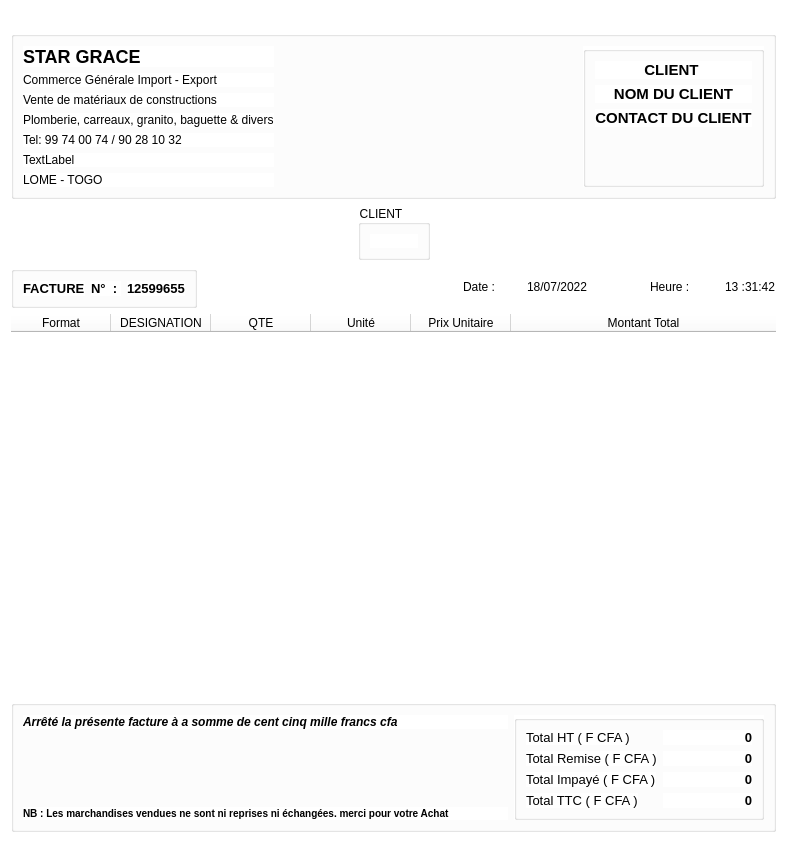
<?xml version="1.0" encoding="UTF-8"?>
<ui version="4.0">
 <class>Facture</class>
 <widget class="QDialog" name="Facture">
  <property name="geometry">
   <rect>
    <x>0</x>
    <y>0</y>
    <width>787</width>
    <height>815</height>
   </rect>
  </property>
  <property name="minimumSize">
   <size>
    <width>0</width>
    <height>0</height>
   </size>
  </property>
  <property name="windowTitle">
   <string>Dialog</string>
  </property>
  <property name="styleSheet">
   <string notr="true">background-color:white;</string>
  </property>
  <layout class="QVBoxLayout" name="verticalLayout_6">
   <item>
    <widget class="QLabel" name="banner">
     <property name="text">
      <string/>
     </property>
    </widget>
   </item>
   <item>
    <widget class="QGroupBox" name="text_header">
     <layout class="QHBoxLayout" name="horizontalLayout">
      <item>
       <layout class="QVBoxLayout" name="verticalLayout">
        <item>
         <widget class="QLabel" name="label_header1">
          <property name="minimumSize">
           <size>
            <width>0</width>
            <height>0</height>
           </size>
          </property>
          <property name="maximumSize">
           <size>
            <width>16777215</width>
            <height>16777215</height>
           </size>
          </property>
          <property name="styleSheet">
           <string notr="true">font-size:18px;
font-weight:bold;</string>
          </property>
          <property name="text">
           <string>STAR GRACE</string>
          </property>
         </widget>
        </item>
        <item>
         <widget class="QLabel" name="label_header_2">
          <property name="text">
           <string>Commerce Générale Import - Export</string>
          </property>
         </widget>
        </item>
        <item>
         <widget class="QLabel" name="label_header_3">
          <property name="text">
           <string>Vente de matériaux de constructions</string>
          </property>
         </widget>
        </item>
        <item>
         <widget class="QLabel" name="label_header_4">
          <property name="text">
           <string>Plomberie, carreaux, granito, baguette &amp; divers</string>
          </property>
         </widget>
        </item>
        <item>
         <widget class="QLabel" name="label_header_5">
          <property name="text">
           <string>Tel: 99 74 00 74 / 90 28 10 32</string>
          </property>
         </widget>
        </item>
        <item>
         <widget class="QLabel" name="label_pv">
          <property name="text">
           <string>TextLabel</string>
          </property>
         </widget>
        </item>
        <item>
         <widget class="QLabel" name="label_header_6">
          <property name="text">
           <string>LOME - TOGO</string>
          </property>
         </widget>
        </item>
       </layout>
      </item>
      <item>
       <spacer name="horizontalSpacer_3">
        <property name="orientation">
         <enum>Qt::Horizontal</enum>
        </property>
        <property name="sizeHint" stdset="0">
         <size>
          <width>40</width>
          <height>20</height>
         </size>
        </property>
       </spacer>
      </item>
      <item>
       <widget class="QGroupBox" name="groupBox">
        <property name="title">
         <string/>
        </property>
        <property name="flat">
         <bool>false</bool>
        </property>
        <layout class="QVBoxLayout" name="verticalLayout_2">
         <item>
          <widget class="QLabel" name="label_header_7">
           <property name="styleSheet">
            <string notr="true">font-size:15px;
font-weight:bold;</string>
           </property>
           <property name="text">
            <string>CLIENT </string>
           </property>
           <property name="alignment">
            <set>Qt::AlignCenter</set>
           </property>
          </widget>
         </item>
         <item>
          <widget class="QLabel" name="label_nom_client">
           <property name="styleSheet">
            <string notr="true">font-size:15px;
font-weight:bold;</string>
           </property>
           <property name="text">
            <string>NOM DU CLIENT</string>
           </property>
           <property name="alignment">
            <set>Qt::AlignCenter</set>
           </property>
          </widget>
         </item>
         <item>
          <widget class="QLabel" name="label_contact_client">
           <property name="styleSheet">
            <string notr="true">font-size:15px;
font-weight:bold;</string>
           </property>
           <property name="text">
            <string>CONTACT DU CLIENT</string>
           </property>
           <property name="alignment">
            <set>Qt::AlignCenter</set>
           </property>
          </widget>
         </item>
         <item>
          <spacer name="verticalSpacer_3">
           <property name="orientation">
            <enum>Qt::Vertical</enum>
           </property>
           <property name="sizeHint" stdset="0">
            <size>
             <width>20</width>
             <height>40</height>
            </size>
           </property>
          </spacer>
         </item>
        </layout>
       </widget>
      </item>
     </layout>
    </widget>
   </item>
   <item>
    <layout class="QHBoxLayout" name="horizontalLayout_5">
     <item>
      <spacer name="horizontalSpacer">
       <property name="orientation">
        <enum>Qt::Horizontal</enum>
       </property>
       <property name="sizeHint" stdset="0">
        <size>
         <width>40</width>
         <height>20</height>
        </size>
       </property>
      </spacer>
     </item>
     <item>
      <widget class="QGroupBox" name="groupe_client2">
       <property name="title">
        <string>CLIENT</string>
       </property>
       <layout class="QVBoxLayout" name="verticalLayout_3">
        <item>
         <widget class="QLabel" name="client_2">
          <property name="text">
           <string/>
          </property>
         </widget>
        </item>
       </layout>
      </widget>
     </item>
     <item>
      <spacer name="horizontalSpacer_4">
       <property name="orientation">
        <enum>Qt::Horizontal</enum>
       </property>
       <property name="sizeHint" stdset="0">
        <size>
         <width>40</width>
         <height>20</height>
        </size>
       </property>
      </spacer>
     </item>
    </layout>
   </item>
   <item>
    <layout class="QHBoxLayout" name="horizontalLayout_3">
     <item>
      <widget class="QGroupBox" name="groupBox_3">
       <property name="title">
        <string/>
       </property>
       <layout class="QHBoxLayout" name="horizontalLayout_2">
        <item>
         <widget class="QLabel" name="label_10">
          <property name="styleSheet">
           <string notr="true">font-size:13px;
font-weight:bold;</string>
          </property>
          <property name="text">
           <string>FACTURE</string>
          </property>
         </widget>
        </item>
        <item>
         <widget class="QLabel" name="label_11">
          <property name="styleSheet">
           <string notr="true">font-size:13px;
font-weight:bold;</string>
          </property>
          <property name="text">
           <string>N°  : </string>
          </property>
         </widget>
        </item>
        <item>
         <widget class="QLabel" name="label_token">
          <property name="styleSheet">
           <string notr="true">font-size:13px;
font-weight:bold;</string>
          </property>
          <property name="text">
           <string>12599655</string>
          </property>
         </widget>
        </item>
       </layout>
      </widget>
     </item>
     <item>
      <spacer name="horizontalSpacer_2">
       <property name="orientation">
        <enum>Qt::Horizontal</enum>
       </property>
       <property name="sizeHint" stdset="0">
        <size>
         <width>40</width>
         <height>20</height>
        </size>
       </property>
      </spacer>
     </item>
     <item>
      <widget class="QLabel" name="label_13">
       <property name="text">
        <string>Date :</string>
       </property>
      </widget>
     </item>
     <item>
      <widget class="QLabel" name="label_19">
       <property name="minimumSize">
        <size>
         <width>20</width>
         <height>0</height>
        </size>
       </property>
       <property name="text">
        <string/>
       </property>
      </widget>
     </item>
     <item>
      <widget class="QLabel" name="date">
       <property name="text">
        <string>18/07/2022</string>
       </property>
      </widget>
     </item>
     <item>
      <widget class="QLabel" name="label_20">
       <property name="minimumSize">
        <size>
         <width>50</width>
         <height>0</height>
        </size>
       </property>
       <property name="text">
        <string/>
       </property>
      </widget>
     </item>
     <item>
      <widget class="QLabel" name="label_15">
       <property name="text">
        <string>Heure : </string>
       </property>
      </widget>
     </item>
     <item>
      <widget class="QLabel" name="label_21">
       <property name="minimumSize">
        <size>
         <width>20</width>
         <height>0</height>
        </size>
       </property>
       <property name="text">
        <string/>
       </property>
      </widget>
     </item>
     <item>
      <widget class="QLabel" name="heure">
       <property name="text">
        <string>13 :31:42</string>
       </property>
      </widget>
     </item>
    </layout>
   </item>
   <item>
    <widget class="QTableWidget" name="tableWidget">
     <property name="minimumSize">
      <size>
       <width>0</width>
       <height>380</height>
      </size>
     </property>
     <property name="maximumSize">
      <size>
       <width>16777215</width>
       <height>16777215</height>
      </size>
     </property>
     <property name="frameShape">
      <enum>QFrame::NoFrame</enum>
     </property>
     <property name="lineWidth">
      <number>0</number>
     </property>
     <property name="alternatingRowColors">
      <bool>true</bool>
     </property>
     <property name="gridStyle">
      <enum>Qt::DashDotDotLine</enum>
     </property>
     <attribute name="horizontalHeaderStretchLastSection">
      <bool>true</bool>
     </attribute>
     <attribute name="verticalHeaderVisible">
      <bool>false</bool>
     </attribute>
     <column>
      <property name="text">
       <string>Format</string>
      </property>
     </column>
     <column>
      <property name="text">
       <string>DESIGNATION</string>
      </property>
     </column>
     <column>
      <property name="text">
       <string>QTE</string>
      </property>
     </column>
     <column>
      <property name="text">
       <string>Unité</string>
      </property>
     </column>
     <column>
      <property name="text">
       <string>Prix Unitaire</string>
      </property>
     </column>
     <column>
      <property name="text">
       <string>Montant Total</string>
      </property>
     </column>
    </widget>
   </item>
   <item>
    <spacer name="verticalSpacer_4">
     <property name="orientation">
      <enum>Qt::Vertical</enum>
     </property>
     <property name="sizeHint" stdset="0">
      <size>
       <width>20</width>
       <height>18</height>
      </size>
     </property>
    </spacer>
   </item>
   <item>
    <widget class="QGroupBox" name="groupBox_4">
     <property name="title">
      <string/>
     </property>
     <layout class="QVBoxLayout" name="verticalLayout_5">
      <item>
       <layout class="QHBoxLayout" name="horizontalLayout_4">
        <item>
         <layout class="QVBoxLayout" name="verticalLayout_4">
          <item>
           <widget class="QLabel" name="label_18">
            <property name="styleSheet">
             <string notr="true">font-size:12px;
font-weight:bold;
font-style:italic;</string>
            </property>
            <property name="text">
             <string>Arrêté la présente facture à a somme de cent cinq mille francs cfa</string>
            </property>
            <property name="wordWrap">
             <bool>true</bool>
            </property>
           </widget>
          </item>
          <item>
           <spacer name="verticalSpacer_2">
            <property name="orientation">
             <enum>Qt::Vertical</enum>
            </property>
            <property name="sizeHint" stdset="0">
             <size>
              <width>20</width>
              <height>40</height>
             </size>
            </property>
           </spacer>
          </item>
          <item>
           <widget class="QLabel" name="label_30">
            <property name="styleSheet">
             <string notr="true">font-size:10px;
font-weight:bold;</string>
            </property>
            <property name="text">
             <string>NB : Les marchandises vendues ne sont ni reprises ni échangées. merci pour votre Achat</string>
            </property>
            <property name="wordWrap">
             <bool>true</bool>
            </property>
           </widget>
          </item>
         </layout>
        </item>
        <item>
         <widget class="QGroupBox" name="formGroupBox">
          <property name="minimumSize">
           <size>
            <width>250</width>
            <height>0</height>
           </size>
          </property>
          <property name="maximumSize">
           <size>
            <width>250</width>
            <height>16777215</height>
           </size>
          </property>
          <property name="flat">
           <bool>false</bool>
          </property>
          <layout class="QFormLayout" name="formLayout">
           <property name="fieldGrowthPolicy">
            <enum>QFormLayout::AllNonFixedFieldsGrow</enum>
           </property>
           <item row="0" column="0">
            <widget class="QLabel" name="label_22">
             <property name="styleSheet">
              <string notr="true">font-size:13px;
</string>
             </property>
             <property name="text">
              <string>Total HT ( F CFA )</string>
             </property>
            </widget>
           </item>
           <item row="0" column="1">
            <widget class="QLabel" name="total_ht">
             <property name="styleSheet">
              <string notr="true">font-weight:bold;
font-size:13px;</string>
             </property>
             <property name="text">
              <string>0</string>
             </property>
             <property name="alignment">
              <set>Qt::AlignRight|Qt::AlignTrailing|Qt::AlignVCenter</set>
             </property>
            </widget>
           </item>
           <item row="1" column="0">
            <widget class="QLabel" name="label_23">
             <property name="styleSheet">
              <string notr="true">font-size:13px;
</string>
             </property>
             <property name="text">
              <string>Total Remise ( F CFA )</string>
             </property>
            </widget>
           </item>
           <item row="1" column="1">
            <widget class="QLabel" name="remise">
             <property name="styleSheet">
              <string notr="true">font-weight:bold;
font-size:13px;</string>
             </property>
             <property name="text">
              <string>0</string>
             </property>
             <property name="alignment">
              <set>Qt::AlignRight|Qt::AlignTrailing|Qt::AlignVCenter</set>
             </property>
            </widget>
           </item>
           <item row="2" column="0">
            <widget class="QLabel" name="label_24">
             <property name="styleSheet">
              <string notr="true">font-size:13px;
</string>
             </property>
             <property name="text">
              <string>Total Impayé ( F CFA )</string>
             </property>
            </widget>
           </item>
           <item row="2" column="1">
            <widget class="QLabel" name="tva">
             <property name="styleSheet">
              <string notr="true">font-weight:bold;
font-size:13px;</string>
             </property>
             <property name="text">
              <string>0</string>
             </property>
             <property name="alignment">
              <set>Qt::AlignRight|Qt::AlignTrailing|Qt::AlignVCenter</set>
             </property>
            </widget>
           </item>
           <item row="3" column="0">
            <widget class="QLabel" name="label_29">
             <property name="styleSheet">
              <string notr="true">font-size:13px;
</string>
             </property>
             <property name="text">
              <string>Total TTC ( F CFA )</string>
             </property>
            </widget>
           </item>
           <item row="3" column="1">
            <widget class="QLabel" name="total_ttc">
             <property name="styleSheet">
              <string notr="true">font-weight:bold;
font-size:13px;</string>
             </property>
             <property name="text">
              <string>0</string>
             </property>
             <property name="alignment">
              <set>Qt::AlignRight|Qt::AlignTrailing|Qt::AlignVCenter</set>
             </property>
            </widget>
           </item>
          </layout>
         </widget>
        </item>
       </layout>
      </item>
     </layout>
    </widget>
   </item>
  </layout>
  <zorder>text_header</zorder>
  <zorder>tableWidget</zorder>
  <zorder>groupBox_4</zorder>
  <zorder>banner</zorder>
 </widget>
 <resources/>
 <connections/>
</ui>
